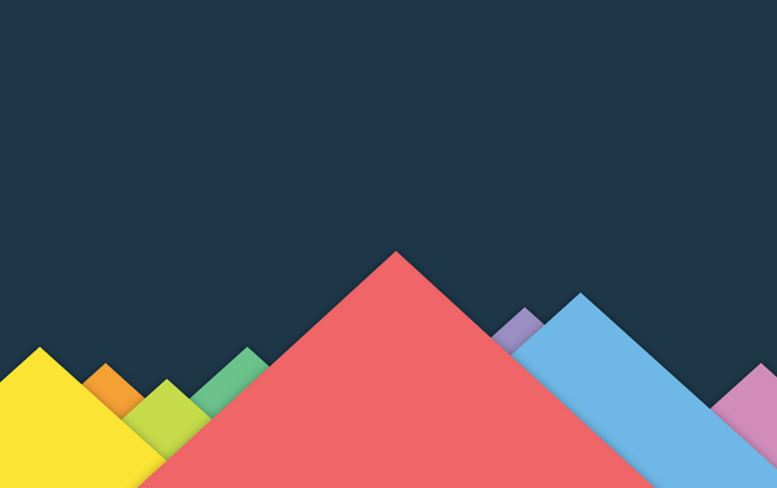
#> input picture #01 OpenCV/08 ImageProcessing/01 Image Conversion/image2.jpg, 777 x 488 px
$ jupyter execute '04 Extract Channels in Image.ipynb'
#> lines starting #> are read from the running program, lines starting #| are printed output that depends on the picture
[cell 1]
# import opencv
import cv2

# Load the input image
img = cv2.imread("image2.jpg",1)
#> img is the input picture: shape (488, 777, 3); mean B, G, R 88.3, 81.6, 82.8

# Original Image
original = cv2.cvtColor(img, cv2.COLOR_RGB2BGR)

import matplotlib.pyplot as plt
plt.imshow(original,cmap='gray')
plt.axis('off')

### Extract Red Channel from Color Image

[cell 2]
import cv2

#read image
src = cv2.imread('image2.jpg', cv2.IMREAD_UNCHANGED)
print(src.shape)
#| (488, 777, 3)

#extract red channel
red_channel = src[:,:,2]
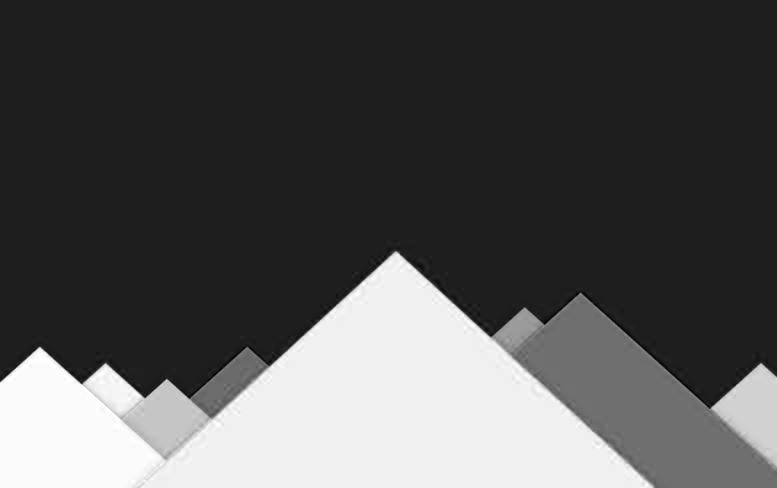
#> red_channel: shape (488, 777); min 0, max 255, mean 82.8

#write red channel to greyscale image
cv2.imwrite('cv2-red-channel.png',red_channel)
#> Out = True

[cell 3]
import matplotlib.pyplot as plt

no_blue_chl=plt.imread("cv2-red-channel.png")
#> no_blue_chl: shape (488, 777) float32; min 0, max 1, mean 0.325

plt.imshow(no_blue_chl)

[cell 4]
import cv2
import numpy as np

#read image
src = cv2.imread('image2.jpg', cv2.IMREAD_UNCHANGED)
print(src.shape)
#| (488, 777, 3)

# extract red channel
red_channel = src[:,:,2]

# create empty image with same shape as that of src image
red_img = np.zeros(src.shape)

#assign the red channel of src to empty image
red_img[:,:,2] = red_channel
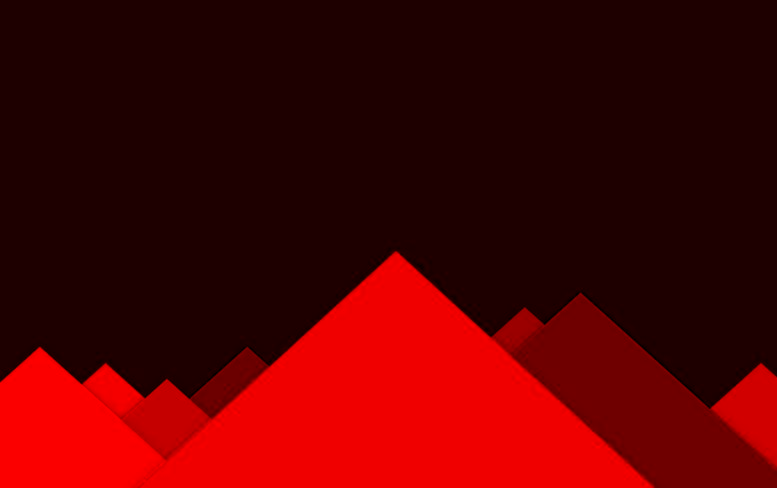
#> red_img: shape (488, 777, 3) float64; mean of channels 0, 1, 2 0, 0, 82.8; drawn as B, G, R

#save image
cv2.imwrite('cv2-red-channel.png',red_img)
#> Out = True

[cell 5]
import matplotlib.pyplot as plt

no_blue_chl=plt.imread("cv2-red-channel.png")
#> no_blue_chl: shape (488, 777, 3) float32

plt.imshow(no_blue_chl)

### Get Green Channel from Image

[cell 6]
import cv2

#read image
src = cv2.imread('image2.jpg', cv2.IMREAD_UNCHANGED)
print(src.shape)
#| (488, 777, 3)

#extract green channel
green_channel = src[:,:,1]
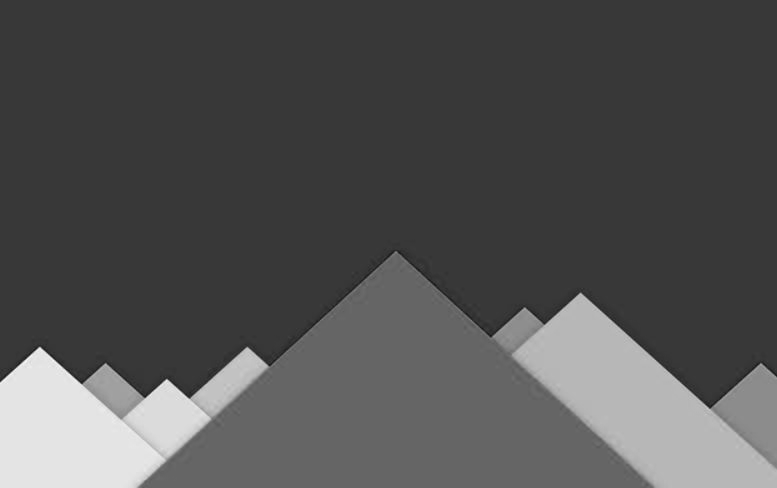
#> green_channel: shape (488, 777); min 17, max 249, mean 81.6

#write green channel to greyscale image
cv2.imwrite('cv2-green-channel.png',green_channel)
#> Out = True

[cell 7]
import matplotlib.pyplot as plt

green_chl=plt.imread("cv2-green-channel.png")
#> green_chl: shape (488, 777) float32; min 0.0667, max 0.976, mean 0.32

plt.imshow(green_chl)

### Get Blue Channel from Image

[cell 8]
import cv2
import numpy as np

#read image
src = cv2.imread('image2.jpg', cv2.IMREAD_UNCHANGED)
print(src.shape)
#| (488, 777, 3)

# extract blue channel
blue_channel = src[:,:,0]
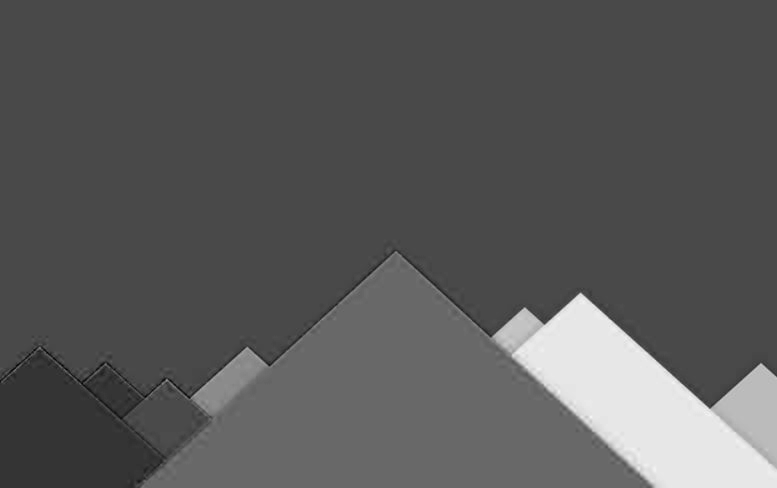
#> blue_channel: shape (488, 777); min 0, max 247, mean 88.3

# create empty image with same shape as that of src image
blue_img = np.zeros(src.shape)

#assign the red channel of src to empty image
blue_img[:,:,0] = blue_channel
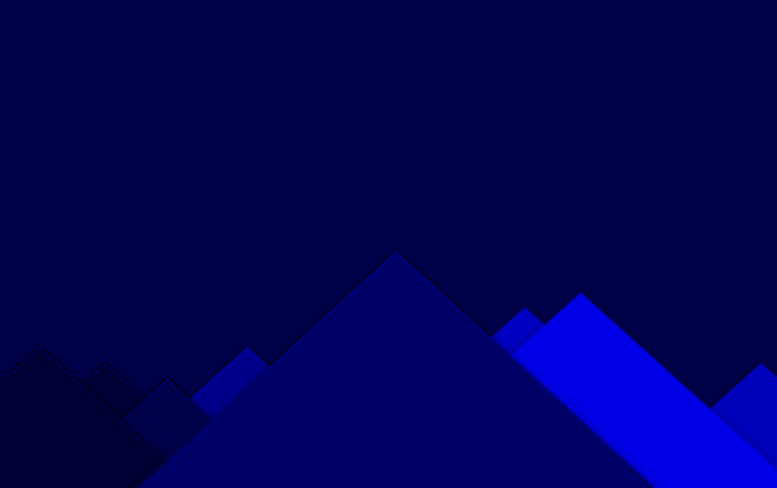
#> blue_img: shape (488, 777, 3) float64; mean of channels 0, 1, 2 88.3, 0, 0; drawn as B, G, R

#save image
cv2.imwrite('cv2-blue-channel.png',blue_img)
#> Out = True

[cell 9]
import matplotlib.pyplot as plt

blue_chl=plt.imread("cv2-blue-channel.png")

plt.imshow(blue_chl)

### Remove Red Channel from Image

[cell 10]
import cv2
import numpy as np

#read image
src = cv2.imread('image2.jpg', cv2.IMREAD_UNCHANGED)
print(src.shape)
#| (488, 777, 3)

# assign red channel to zeros
src[:,:,2] = np.zeros([src.shape[0], src.shape[1]])
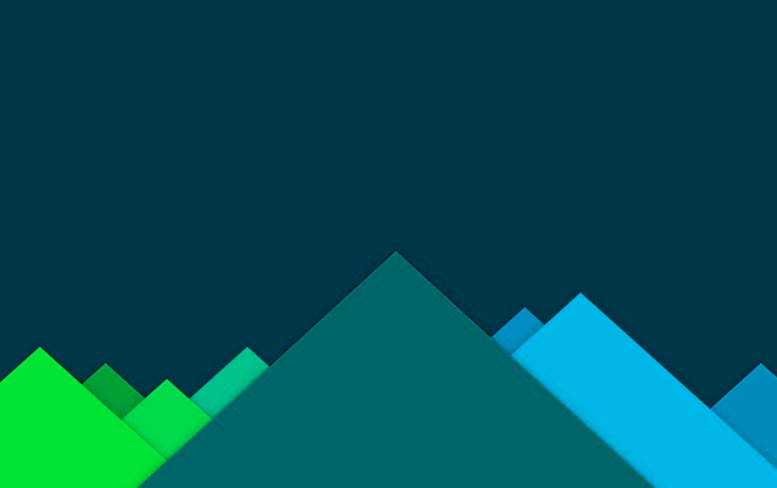
#> src: shape (488, 777, 3); mean B, G, R 88.3, 81.6, 0

#save image
cv2.imwrite('no-red-channel.png',src)
#> Out = True

[cell 11]
import matplotlib.pyplot as plt

red_rmd_chl=plt.imread("no-red-channel.png")

plt.imshow(red_rmd_chl)

[cell 12]
### Remove Blue Channel from Image

[cell 13]
import cv2
import numpy as np

#read image
src = cv2.imread('image2.jpg', cv2.IMREAD_UNCHANGED)
print(src.shape)
#| (488, 777, 3)

# assign red channel to zeros
src[:,:,0] = np.zeros([src.shape[0], src.shape[1]])
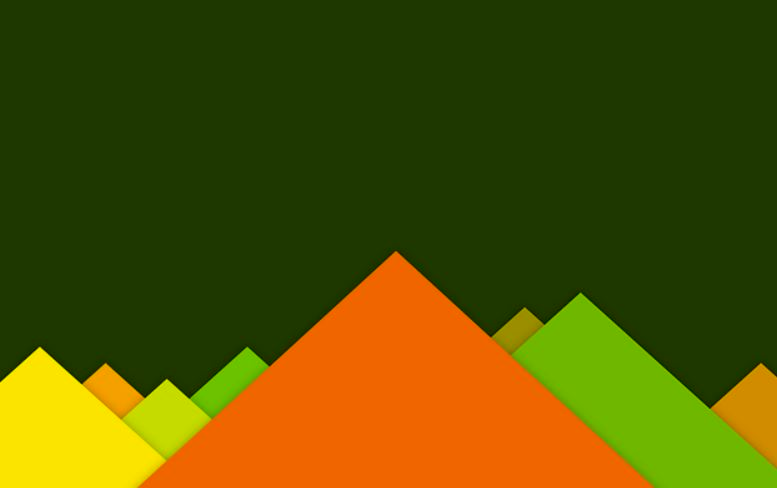
#> src: shape (488, 777, 3); mean B, G, R 0, 81.6, 82.8

#save image
cv2.imwrite('no-blue-channel.png',src)
#> Out = True

[cell 14]
import matplotlib.pyplot as plt

red_rmd_chl=plt.imread("no-blue-channel.png")

plt.imshow(red_rmd_chl)

[cell 15]
### Remove Green Channel from Image

[cell 16]
import cv2
import numpy as np

#read image
src = cv2.imread('image2.jpg', cv2.IMREAD_UNCHANGED)
print(src.shape)
#| (488, 777, 3)

# assign red channel to zeros
src[:,:,1] = np.zeros([src.shape[0], src.shape[1]])
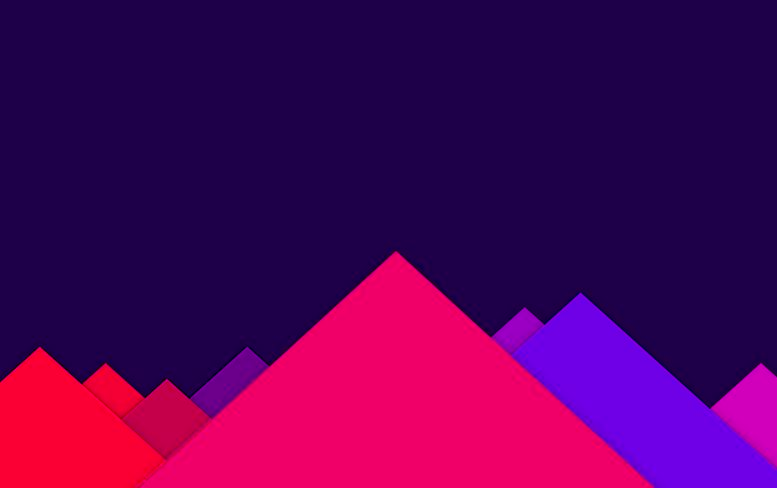
#> src: shape (488, 777, 3); mean B, G, R 88.3, 0, 82.8

#save image
cv2.imwrite('no-green-channel.png',src)
#> Out = True

[cell 17]
import matplotlib.pyplot as plt

green_rmd_chl=plt.imread("no-green-channel.png")

plt.imshow(green_rmd_chl)

$ run again, with #01 OpenCV/08 ImageProcessing/01 Image Conversion/image1.jpg copied over #01 OpenCV/08 ImageProcessing/01 Image Conversion/image2.jpg
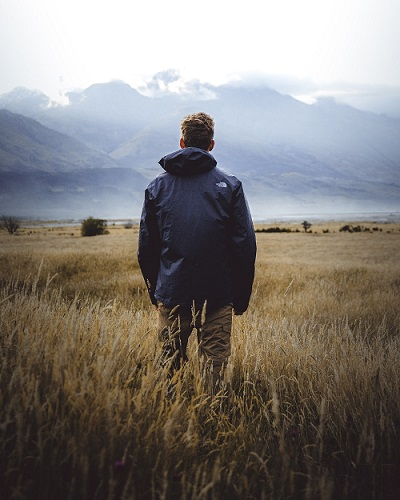
#> input picture #01 OpenCV/08 ImageProcessing/01 Image Conversion/image1.jpg, 400 x 500 px
#> img is the input picture: shape (500, 400, 3); mean B, G, R 121.3, 125, 129.7
#| (500, 400, 3)
#> `cv2.imwrite('cv2-red-channel.png',red_channel)`: Out = True
#| (500, 400, 3)
#| (500, 400, 3)
#| (500, 400, 3)
#> `blue_img[:,:,0] = blue_channel`:
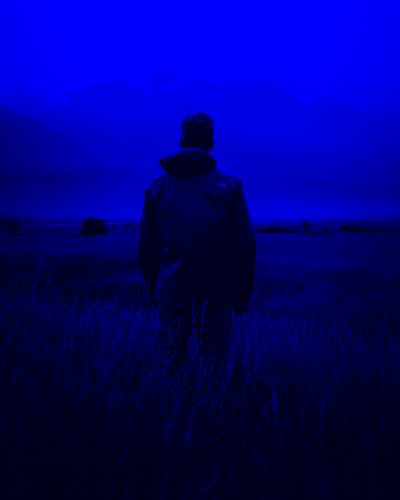
#> blue_img: shape (500, 400, 3) float64; mean of channels 0, 1, 2 121.3, 0, 0; drawn as B, G, R
#| (500, 400, 3)
#| (500, 400, 3)
#| (500, 400, 3)
#> `src[:,:,1] = np.zeros([src.shape[0], src.shape[1]])`:
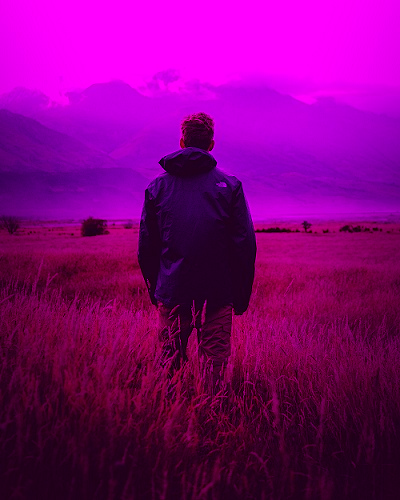
#> src: shape (500, 400, 3); mean B, G, R 121.3, 0, 129.7
